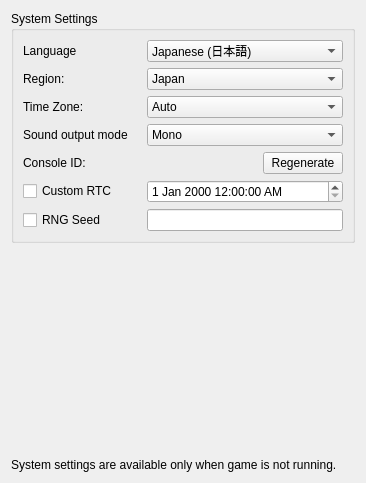
<?xml version="1.0" encoding="UTF-8"?>
<ui version="4.0">
 <class>ConfigureSystem</class>
 <widget class="QWidget" name="ConfigureSystem">
  <property name="geometry">
   <rect>
    <x>0</x>
    <y>0</y>
    <width>366</width>
    <height>483</height>
   </rect>
  </property>
  <property name="windowTitle">
   <string>Form</string>
  </property>
  <layout class="QHBoxLayout" name="horizontalLayout">
   <item>
    <layout class="QVBoxLayout" name="verticalLayout">
     <item>
      <widget class="QGroupBox" name="group_system_settings">
       <property name="title">
        <string>System Settings</string>
       </property>
       <layout class="QGridLayout" name="gridLayout">
        <item row="3" column="0">
         <widget class="QLabel" name="label_sound">
          <property name="text">
           <string>Sound output mode</string>
          </property>
         </widget>
        </item>
        <item row="4" column="0">
         <widget class="QLabel" name="label_console_id">
          <property name="text">
           <string>Console ID:</string>
          </property>
         </widget>
        </item>
        <item row="0" column="1">
         <widget class="QComboBox" name="combo_language">
          <property name="toolTip">
           <string>Note: this can be overridden when region setting is auto-select</string>
          </property>
          <item>
           <property name="text">
            <string>Japanese (日本語)</string>
           </property>
          </item>
          <item>
           <property name="text">
            <string>English</string>
           </property>
          </item>
          <item>
           <property name="text">
            <string>French (français)</string>
           </property>
          </item>
          <item>
           <property name="text">
            <string>German (Deutsch)</string>
           </property>
          </item>
          <item>
           <property name="text">
            <string>Italian (italiano)</string>
           </property>
          </item>
          <item>
           <property name="text">
            <string>Spanish (español)</string>
           </property>
          </item>
          <item>
           <property name="text">
            <string>Chinese</string>
           </property>
          </item>
          <item>
           <property name="text">
            <string>Korean (한국어)</string>
           </property>
          </item>
          <item>
           <property name="text">
            <string>Dutch (Nederlands)</string>
           </property>
          </item>
          <item>
           <property name="text">
            <string>Portuguese (português)</string>
           </property>
          </item>
          <item>
           <property name="text">
            <string>Russian (Русский)</string>
           </property>
          </item>
          <item>
           <property name="text">
            <string>Taiwanese</string>
           </property>
          </item>
          <item>
           <property name="text">
            <string>British English</string>
           </property>
          </item>
          <item>
           <property name="text">
            <string>Canadian French</string>
           </property>
          </item>
          <item>
           <property name="text">
            <string>Latin American Spanish</string>
           </property>
          </item>
          <item>
           <property name="text">
            <string>Simplified Chinese</string>
           </property>
          </item>
          <item>
           <property name="text">
            <string>Traditional Chinese (正體中文)</string>
           </property>
          </item>
         </widget>
        </item>
        <item row="1" column="0">
         <widget class="QLabel" name="label_region">
          <property name="text">
           <string>Region:</string>
          </property>
         </widget>
        </item>
        <item row="1" column="1">
         <widget class="QComboBox" name="combo_region">
          <item>
           <property name="text">
            <string>Japan</string>
           </property>
          </item>
          <item>
           <property name="text">
            <string>USA</string>
           </property>
          </item>
          <item>
           <property name="text">
            <string>Europe</string>
           </property>
          </item>
          <item>
           <property name="text">
            <string>Australia</string>
           </property>
          </item>
          <item>
           <property name="text">
            <string>China</string>
           </property>
          </item>
          <item>
           <property name="text">
            <string>Korea</string>
           </property>
          </item>
          <item>
           <property name="text">
            <string>Taiwan</string>
           </property>
          </item>
         </widget>
        </item>
        <item row="2" column="0">
         <widget class="QLabel" name="label_timezone">
          <property name="text">
           <string>Time Zone:</string>
          </property>
         </widget>
        </item>
        <item row="2" column="1">
         <widget class="QComboBox" name="combo_time_zone">
          <item>
           <property name="text">
            <string>Auto</string>
           </property>
          </item>
          <item>
           <property name="text">
            <string>Default</string>
           </property>
          </item>
          <item>
           <property name="text">
            <string>CET</string>
           </property>
          </item>
          <item>
           <property name="text">
            <string>CST6CDT</string>
           </property>
          </item>
          <item>
           <property name="text">
            <string>Cuba</string>
           </property>
          </item>
          <item>
           <property name="text">
            <string>EET</string>
           </property>
          </item>
          <item>
           <property name="text">
            <string>Egypt</string>
           </property>
          </item>
          <item>
           <property name="text">
            <string>Eire</string>
           </property>
          </item>
          <item>
           <property name="text">
            <string>EST</string>
           </property>
          </item>
          <item>
           <property name="text">
            <string>EST5EDT</string>
           </property>
          </item>
          <item>
           <property name="text">
            <string>GB</string>
           </property>
          </item>
          <item>
           <property name="text">
            <string>GB-Eire</string>
           </property>
          </item>
          <item>
           <property name="text">
            <string>GMT</string>
           </property>
          </item>
          <item>
           <property name="text">
            <string>GMT+0</string>
           </property>
          </item>
          <item>
           <property name="text">
            <string>GMT-0</string>
           </property>
          </item>
          <item>
           <property name="text">
            <string>GMT0</string>
           </property>
          </item>
          <item>
           <property name="text">
            <string>Greenwich</string>
           </property>
          </item>
          <item>
           <property name="text">
            <string>Hongkong</string>
           </property>
          </item>
          <item>
           <property name="text">
            <string>HST</string>
           </property>
          </item>
          <item>
           <property name="text">
            <string>Iceland</string>
           </property>
          </item>
          <item>
           <property name="text">
            <string>Iran</string>
           </property>
          </item>
          <item>
           <property name="text">
            <string>Israel</string>
           </property>
          </item>
          <item>
           <property name="text">
            <string>Jamaica</string>
           </property>
          </item>
          <item>
           <property name="text">
            <string>Japan</string>
           </property>
          </item>
          <item>
           <property name="text">
            <string>Kwajalein</string>
           </property>
          </item>
          <item>
           <property name="text">
            <string>Libya</string>
           </property>
          </item>
          <item>
           <property name="text">
            <string>MET</string>
           </property>
          </item>
          <item>
           <property name="text">
            <string>MST</string>
           </property>
          </item>
          <item>
           <property name="text">
            <string>MST7MDT</string>
           </property>
          </item>
          <item>
           <property name="text">
            <string>Navajo</string>
           </property>
          </item>
          <item>
           <property name="text">
            <string>NZ</string>
           </property>
          </item>
          <item>
           <property name="text">
            <string>NZ-CHAT</string>
           </property>
          </item>
          <item>
           <property name="text">
            <string>Poland</string>
           </property>
          </item>
          <item>
           <property name="text">
            <string>Portugal</string>
           </property>
          </item>
          <item>
           <property name="text">
            <string>PRC</string>
           </property>
          </item>
          <item>
           <property name="text">
            <string>PST8PDT</string>
           </property>
          </item>
          <item>
           <property name="text">
            <string>ROC</string>
           </property>
          </item>
          <item>
           <property name="text">
            <string>ROK</string>
           </property>
          </item>
          <item>
           <property name="text">
            <string>Singapore</string>
           </property>
          </item>
          <item>
           <property name="text">
            <string>Turkey</string>
           </property>
          </item>
          <item>
           <property name="text">
            <string>UCT</string>
           </property>
          </item>
          <item>
           <property name="text">
            <string>Universal</string>
           </property>
          </item>
          <item>
           <property name="text">
            <string>UTC</string>
           </property>
          </item>
          <item>
           <property name="text">
            <string>W-SU</string>
           </property>
          </item>
          <item>
           <property name="text">
            <string>WET</string>
           </property>
          </item>
          <item>
           <property name="text">
            <string>Zulu</string>
           </property>
          </item>
         </widget>
        </item>
        <item row="6" column="0">
         <widget class="QCheckBox" name="rng_seed_checkbox">
          <property name="text">
           <string>RNG Seed</string>
          </property>
         </widget>
        </item>
        <item row="3" column="1">
         <widget class="QComboBox" name="combo_sound">
          <item>
           <property name="text">
            <string>Mono</string>
           </property>
          </item>
          <item>
           <property name="text">
            <string>Stereo</string>
           </property>
          </item>
          <item>
           <property name="text">
            <string>Surround</string>
           </property>
          </item>
         </widget>
        </item>
        <item row="0" column="0">
         <widget class="QLabel" name="label_language">
          <property name="text">
           <string>Language</string>
          </property>
         </widget>
        </item>
        <item row="4" column="1">
         <widget class="QPushButton" name="button_regenerate_console_id">
          <property name="sizePolicy">
           <sizepolicy hsizetype="Fixed" vsizetype="Fixed">
            <horstretch>0</horstretch>
            <verstretch>0</verstretch>
           </sizepolicy>
          </property>
          <property name="layoutDirection">
           <enum>Qt::RightToLeft</enum>
          </property>
          <property name="text">
           <string>Regenerate</string>
          </property>
         </widget>
        </item>
        <item row="5" column="0">
         <widget class="QCheckBox" name="custom_rtc_checkbox">
          <property name="text">
           <string>Custom RTC</string>
          </property>
         </widget>
        </item>
        <item row="5" column="1">
         <widget class="QDateTimeEdit" name="custom_rtc_edit">
          <property name="minimumDate">
           <date>
            <year>1970</year>
            <month>1</month>
            <day>1</day>
           </date>
          </property>
          <property name="displayFormat">
           <string>d MMM yyyy h:mm:ss AP</string>
          </property>
         </widget>
        </item>
        <item row="6" column="1">
         <widget class="QLineEdit" name="rng_seed_edit">
          <property name="sizePolicy">
           <sizepolicy hsizetype="Minimum" vsizetype="Fixed">
            <horstretch>0</horstretch>
            <verstretch>0</verstretch>
           </sizepolicy>
          </property>
          <property name="font">
           <font>
            <family>Lucida Console</family>
           </font>
          </property>
          <property name="inputMask">
           <string notr="true">HHHHHHHH</string>
          </property>
          <property name="maxLength">
           <number>8</number>
          </property>
         </widget>
        </item>
       </layout>
      </widget>
     </item>
     <item>
      <spacer name="verticalSpacer">
       <property name="orientation">
        <enum>Qt::Vertical</enum>
       </property>
       <property name="sizeHint" stdset="0">
        <size>
         <width>20</width>
         <height>40</height>
        </size>
       </property>
      </spacer>
     </item>
     <item>
      <widget class="QLabel" name="label_disable_info">
       <property name="text">
        <string>System settings are available only when game is not running.</string>
       </property>
       <property name="wordWrap">
        <bool>true</bool>
       </property>
      </widget>
     </item>
    </layout>
   </item>
  </layout>
 </widget>
 <resources/>
 <connections/>
</ui>
